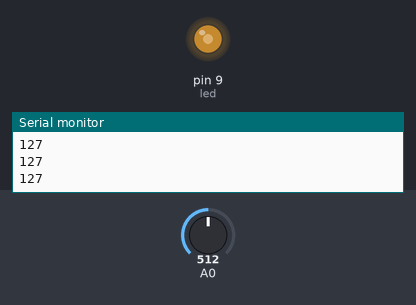
Recording of a sketch running on a simulated Arduino Uno, built with avr-gcc and run on an emulated ATmega328P. On the bench: output pins drawn as LEDs (lit = HIGH), the last lines printed to the serial monitor. The test bench sets the inputs (shaded band); at power-on: A0 = 512.

Above: at 1.2 s.
1.3 s: A0 set to 716
At 2.0 s:
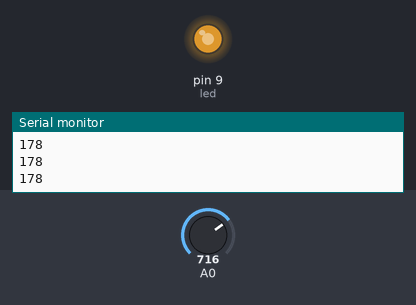
2.8 s: A0 set to 900
At 3.2 s:
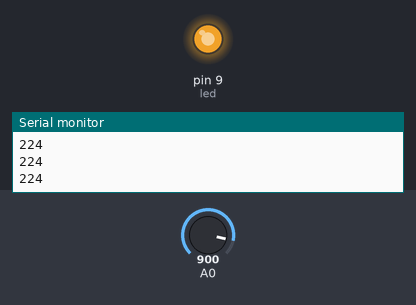
4.3 s: A0 set to 122
At 5.4 s:
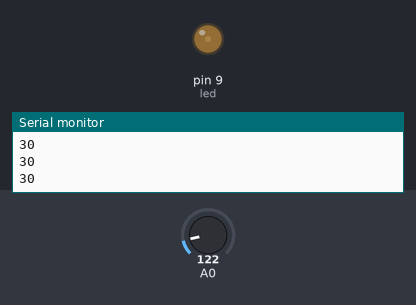
5.8 s: A0 set to 0
At 6.6 s:
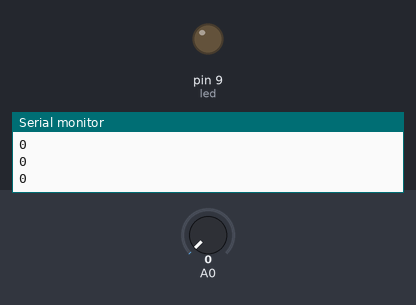
7.3 s: A0 set to 511
At 7.7 s:
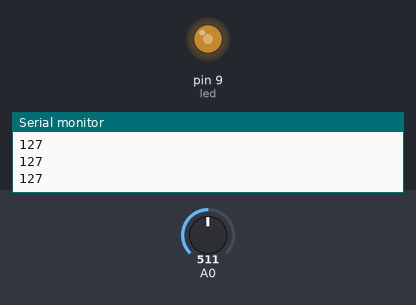
Timing chart, 0 to 9.8 s (numbered marks = the images above; inputs shaded):
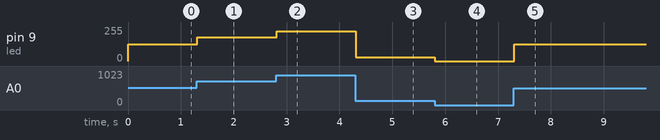

The sketch:

study01.ino
```cpp
// controll LED by Potentionmeter.


int led = 9;
int brightness = 0;

void setup() {

  Serial.begin(9600);
  pinMode(led, OUTPUT);
}


void loop() {

  int sensorValue = analogRead(A0);
  //map sensorValue from 0 - 1023 to 0 - 255 suitable for LED value.
  sensorValue = map(sensorValue, 0, 1023, 0, 255);
  Serial.println(sensorValue);
  delay(1);

  //LED output
  analogWrite(led, sensorValue);
}
```

Measured:
- after the input at 1.3 s, pin 9 (led): 127/255 → 178/255 at once
- after the input at 2.8 s, pin 9 (led): 178/255 → 224/255 at once
- after the input at 4.3 s, pin 9 (led): 224/255 → 30/255 at once
- after the input at 5.8 s, pin 9 (led): 30/255 → 0/255 at once
- after the input at 7.3 s, pin 9 (led): 0/255 → 127/255 at once
